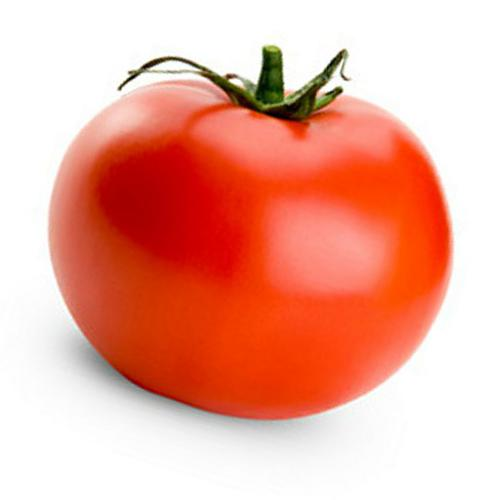
#> input picture H. Klasifikasi Tomat - OpenCV/16. GUI Programming - Layouting Training & Detection/Dataset_Test/Tomat Sample 1.jpg, 500 x 500 px, given as the content of the folder Dataset_Tomat/, which was not available
$ jupyter execute --allow-errors 'Generate Model 1.ipynb'   (older library calls are emulated)   (text cells are left out)
#> lines starting #> are read from the running program, lines starting #| are printed output that depends on the picture; after the words box and inside, x2 and y2 are one past the last pixel; in counts of white or black regions, pixels touching at a corner belong together; pictures that were not available may be replaced by others from this repository, and a replacement may not be noted
[cell 1]
# import library

import os
import cv2
import shutil
import numpy as np
import matplotlib.pyplot as plt

from scipy.stats import skew
from skimage.feature import greycomatrix, greycoprops

from sklearn.model_selection import train_test_split
from sklearn.preprocessing import LabelEncoder
from sklearn.preprocessing import OneHotEncoder

from sklearn.metrics import confusion_matrix
from sklearn.metrics import classification_report
import itertools

[cell 2]
if not os.path.exists("Original_Dataset_Tomat/") :
    os.mkdir("Original_Dataset_Tomat")
if not os.path.exists("Original_Dataset_Test/") :
    os.mkdir("Original_Dataset_Test")
    if not os.path.exists("Original_Dataset_Test/Test"):
        os.mkdir("Original_Dataset_Test/Test")

[cell 3]
FOLDER = [["Original_Dataset_Tomat/", "Dataset_Tomat/"],
          ["Original_Dataset_Test/", "Dataset_Test/"]]

for DATASET_FOLDER, TARGET_DATASET_FOLDER in FOLDER :
    for folder in os.listdir(DATASET_FOLDER):
        for sample in os.listdir(DATASET_FOLDER + folder):
            for file in os.listdir(DATASET_FOLDER + folder + "/" + sample) :
                img = cv2.imread(DATASET_FOLDER + folder + "/" + sample + "/" + file)
                h, w, c = img.shape
                pad = (h - w)//2
                img = img[pad : -1*pad, :, :]
                img = cv2.resize(img, (500,500))
                target_dir = TARGET_DATASET_FOLDER + folder + "/" + sample + "/"
                if not os.path.exists(target_dir) :
                    os.makedirs(target_dir)
                cv2.imwrite(target_dir + file, img)

[cell 4]
class Preprocessing :
    def __init__(self, DATASET_FOLDER = "Dataset_Tomat/"):
        self.labels = []
        self.image_list = []
        self.image_range = []
        self.image_edged = []
        self.contours_list = []
        self.filtered_contours_list = []
        self.image_croped = []
        self.image_resized = []
        self.DATASET_FOLDER = DATASET_FOLDER

        # define range of red color in HSV
        self.lower_red = np.array([-10, 75, 50])
        self.upper_red = np.array([10, 255, 255])

        # define range of green color in HSV
        self.lower_green = np.array([35, 100, 50])
        self.upper_green = np.array([70, 255, 255])

        # define range of yellow color in HSV
        self.lower_yellow = np.array([10, 125, 50])
        self.upper_yellow = np.array([35, 255, 255])

        # define range of black color in HSV
        self.lower_black = np.array([0, 0, 0])
        self.upper_black = np.array([255, 255, 50])

    def ImageRead(self):
        for folder in os.listdir(self.DATASET_FOLDER):
            for sample in os.listdir(self.DATASET_FOLDER + folder):
                sample_imgs = []
                for file in os.listdir(self.DATASET_FOLDER + folder + "/" + sample) :
                    img = cv2.imread(self.DATASET_FOLDER + folder + "/" + sample + "/" + file)
#> img is the input picture: shape (500, 500, 3); mean B, G, R 156.1, 171.6, 237.8
                    sample_imgs.append(img)
                self.image_list.append(sample_imgs)
                self.labels.append(folder) # append label (name) of image

    def RangeTresholding(self):
        for sample_imgs in self.image_list :
            sample_range_imgs = []
            for img in sample_imgs :
                # convert to hsv
                hsv = cv2.cvtColor(img, cv2.COLOR_BGR2HSV)

                # apply range thresholding
                mask_green = cv2.inRange(hsv.copy(), self.lower_green, self.upper_green)
                mask_red = cv2.inRange(hsv.copy(), self.lower_red, self.upper_red)
                mask_yellow = cv2.inRange(hsv.copy(), self.lower_yellow, self.upper_yellow)
                mask_black = cv2.inRange(hsv.copy(), self.lower_black, self.upper_black)

                mask = mask_green + mask_red + mask_yellow + mask_black
                res = cv2.bitwise_and(img, img, mask= mask)
                sample_range_imgs.append(res)
            self.image_range.append(sample_range_imgs)
#> this loop made 1 pass
#> after the loop, self.image_range = 1 item

    def EdgeDetection(self):
        for sample_imgs in self.image_range :
            sample_eged_imgs = []
            for img in sample_imgs :
                edged = cv2.Canny(img, 200, 210)
                sample_eged_imgs.append(edged)
            self.image_edged.append(sample_eged_imgs)
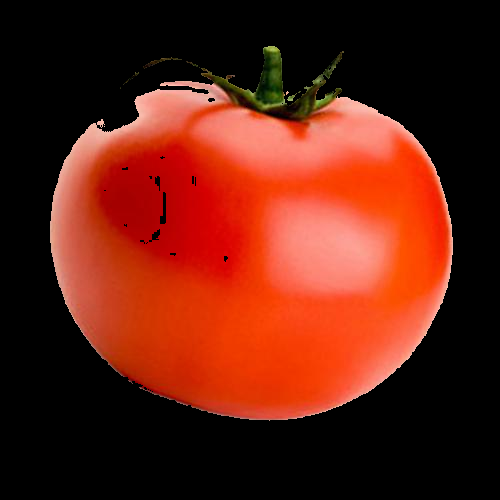
#> img: shape (500, 500, 3); mean of channels 0, 1, 2 17.5, 32.5, 97.8; drawn as B, G, R
#> after the loop, self.image_edged = 1 item

    def FindContour(self):
        for sample_imgs in self.image_edged:
            sample_contours = []
            for img in sample_imgs:
                # find contour
                contours, hierarchy = cv2.findContours(img, cv2.RETR_EXTERNAL, cv2.CHAIN_APPROX_NONE)
                sample_contours.append(contours)
            self.contours_list.append(sample_contours)
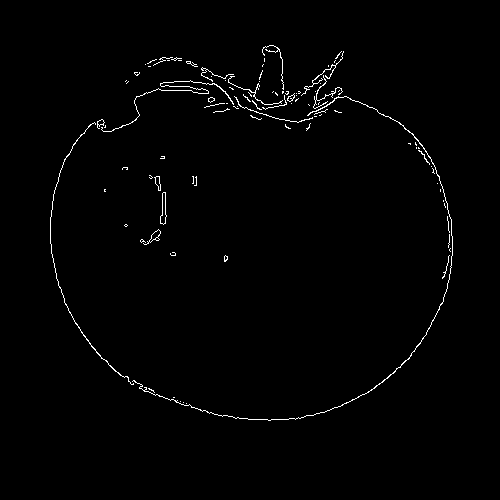
#> img: shape (500, 500); 1.1% white in thin lines or dots, all inside (x1, y1, x2, y2) = (50, 45, 453, 421)
#> after the loop, self.contours_list = 1 item
        #self.image_edged = []

    def FilterContour(self, min_area=50, min_w=10, min_h=10):
#> called with min_area = 50, min_w = 10, min_h = 10
        for sample_contours in self.contours_list:
            sample_filtered_contours = []
            for contours in sample_contours :
                filtered_contours = []
                for cnt in contours:
                    x, y, w, h = cv2.boundingRect(cnt)
                    area = w*h
                    if not (area < min_area or w < min_w or h < min_h) :
                        filtered_contours.append(cnt)
                sample_filtered_contours.append(filtered_contours)
            self.filtered_contours_list.append(sample_filtered_contours)
#> after the loop, self.filtered_contours_list = 1 item

    def CropByContour(self):
        for i in range(len(self.image_range)): # crop all removed background image by contour
            sample_roi = []
            for j in range(len(self.image_range[i])):
                img = self.image_range[i][j]
                cnt = np.concatenate(self.filtered_contours_list[i][j], axis=0) # concate all remaining contour each image
                x, y, w, h = cv2.boundingRect(cnt)
                roi = img[y:y+h, x:x+w]
                sample_roi.append(roi)
            self.image_croped.append(sample_roi)
#> after the loop, self.image_croped = 1 item
        #self.image_range = []

    def Resize(self, size=(172,172)):
#> called with size = (172, 172)
        for sample_imgs in self.image_croped:
            sample_resize = []
            for img in sample_imgs :
                resized = cv2.resize(img, (size[0], size[1]))
                sample_resize.append(resized)
            self.image_resized.append(sample_resize)
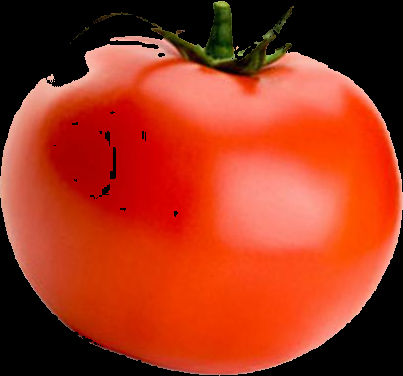
#> img: shape (376, 403, 3); mean of channels 0, 1, 2 28.8, 53.6, 161.4; drawn as B, G, R
#> after the loop, self.image_resized = 1 item
        #self.image_croped = []

    def SaveAllImage(self, RESIZED_FOLDER = "resized_tomato/"):
#> called with RESIZED_FOLDER = 'resized_tomato/'
        if not os.path.exists(RESIZED_FOLDER) :
            os.mkdir(RESIZED_FOLDER)

        try :
            shutil.rmtree(RESIZED_FOLDER)
            os.mkdir(RESIZED_FOLDER)
        except Exception as e:
            print("[ERROR] ", e)

        for i in range(len(self.image_resized)):
            # check if folder exist. if not, create that folder
            folder_path = RESIZED_FOLDER + self.labels[i] + "/"
            if not os.path.exists(folder_path) :
                os.mkdir(folder_path)

            for j in range(len(self.image_resized[i])):
                # get image
                img = self.image_resized[i][j]

                if img is None :
                    continue

                # check if folder per sample is exist. if not, create that folder
                sample_path = RESIZED_FOLDER + self.labels[i] + "/" + "sample_%03d" % i + "/"
                if not os.path.exists(sample_path) :
                    os.mkdir(sample_path)

                # save image
                file_name = "img_%03d.jpg" % j
                file_path = sample_path + file_name

                cv2.imwrite(file_path, img)
#> this loop made 1 pass
#> folder_path on pass 1: 'resized_tomato/Tomat Sample 1.jpg/'
#> pass 1, in SaveAllImage, `cv2.imwrite(file_path, img)`:
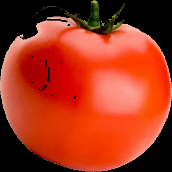
#> saved as img_000.jpg: shape (172, 172, 3); mean B, G, R 28.8, 53.5, 161.4
        self.image_resized = []

[cell 5]
Prepro = Preprocessing()

[cell 6]
Prepro.ImageRead()
Prepro.RangeTresholding()
Prepro.EdgeDetection()
Prepro.FindContour()
Prepro.FilterContour()

[cell 7]
Prepro.CropByContour()
Prepro.Resize()

[cell 8]
Prepro.SaveAllImage()

[cell 9]
# check image after range thresholding

sample_0 = Prepro.image_range[0]
#> sample_0 = 1 item

#> (the rest of this cell did not finish here and is left out)

[cell 10]
# check image after edge detection

sample_0 = Prepro.image_edged[0]

#> (the rest of this cell did not finish here and is left out)

[cell 11]
# check image after crop by contour

sample_0 = Prepro.image_croped[0]

#> (the rest of this cell did not finish here and is left out)

[cell 12]
class FeatureExtraction :
    def __init__(self, PREPROCESSED_DATASET_FOLDER = "resized_tomato/"):
#> called with PREPROCESSED_DATASET_FOLDER = 'resized_tomato/'
        self.labels = []
        self.image_list = []
        self.statistical_features = []
        self.glcm_matrix_list = []
        self.color_ch = ['b', 'g', 'r']
        self.glcm_feature_list = []
        self.texture_feature_labels = ['correlation', 'homogeneity', 'contrast', 'energy']
        self.PREPROCESSED_DATASET_FOLDER = PREPROCESSED_DATASET_FOLDER

    def ImageRead(self):
        for folder in os.listdir(self.PREPROCESSED_DATASET_FOLDER):
            for sample in os.listdir(self.PREPROCESSED_DATASET_FOLDER + folder):
                sample_imgs = []
                for file in os.listdir(self.PREPROCESSED_DATASET_FOLDER + folder + "/" + sample):
                    img = cv2.imread(self.PREPROCESSED_DATASET_FOLDER + folder + "/" + sample + "/" + file)
                    sample_imgs.append(img)
                self.image_list.append(sample_imgs)
                self.labels.append(folder) # append label (name) of image

    def CalcStatisticalFeature(self):
        for sample  in self.image_list:
            sample_feature = []
            for img in sample :
                feature_ch = {}
                for i in range(len(self.color_ch)):
                    feature_ch[self.color_ch[i]] = {
                        'mean' : img[:,:,i].mean(),
                        'std' : img[:,:,i].std(),
                        'skewness' : skew(img[:,:,i].reshape(-1))
                    }
                sample_feature.append(feature_ch)
            self.statistical_features.append(sample_feature)

    def CalcGLCMMatrix(self):
        for sample in self.image_list:
            sample_matrix = []
            for img in sample :
                matrix_ch = {}
                for i in range(len(self.color_ch)):
                    # grab r, g, b channel
                    img_ch = img[:,:,i]

                    # calculate GLCM
                    glcm_img = greycomatrix(img_ch,
                                        distances=[1],  # distance 1 pixel
                                        angles=[0, np.pi/4, np.pi/2, 3*np.pi/4],  # angel 0, 45, 90, 135 degre
                                        levels=256, # number of grey-levels counted in 8 bit grayscale image
                                        symmetric=True,
                                        normed=True)

                    matrix_ch[self.color_ch[i]] = glcm_img
                sample_matrix.append(matrix_ch)
            self.glcm_matrix_list.append(sample_matrix)

    def CalcGLCMTextureFeature(self):
        for sample_matrix in self.glcm_matrix_list:
            sample_feature = []
            for glcm_matrix in sample_matrix :
                feature_ch = {}
                for ch in self.color_ch:
                    feature_item = {}
                    for feature in self.texture_feature_labels:
                        out = greycoprops(glcm_matrix[ch], feature)[0]
                        feature_item[feature] = out
                    feature_ch[ch] = feature_item
                sample_feature.append(feature_ch)
            self.glcm_feature_list.append(sample_feature)

[cell 13]
Feature = FeatureExtraction()

[cell 14]
Feature.ImageRead()
Feature.CalcStatisticalFeature()

[cell 15]
Feature.CalcGLCMMatrix()
Feature.CalcGLCMTextureFeature()

[cell 16]
class Postprocessing :
    def __init__ (self, statistical_features, glcm_feature_list, labels):
        self.X = []
        self.y = []
        self.X_train = []
        self.X_test = []
        self.y_train = []
        self.y_test = []
        self.statistical_features = statistical_features
        self.glcm_feature_list = glcm_feature_list
        self.labels = labels
#> self.labels = ['Tomat Sample 1.jpg']
        self.labels_name = []
        self.labels_vec = []
        self.test_size = 0.33


    def transformX(self):
        # transform statistical feature to 2D matrix
        x1 = []
        for sample in self.statistical_features :
            sample_x = []
            for channel in sample :
                x = []
                for feature in list(channel.values()) :
                    data = list(feature.values())
                    x.extend(data)
                sample_x.extend(x)
            x1.append(sample_x)
#> this loop made 1 pass
#> sample on pass 1: []
#> after the loop, x1 = [[]]

        # transform GLCM feature to 2D matrix
        x2 = []
        for sample in self.glcm_feature_list:
            sample_x = []
            for channel in sample :
                x = []
                for features in list(channel.values()):
                    item_feature = []
                    for item in list(features.values()) :
                        item_feature.extend(item)
                    x.extend(item_feature)
                sample_x.extend(x)
            x2.append(sample_x)
#> after the loop, x2 = [[]]

        # concate 2d Matrix
        x1 = np.array(x1).astype(np.float32)
#> x1 = empty array
        x2 = np.array(x2).astype(np.float32)
#> x2 = empty array
        self.X = np.concatenate((x1, x2), axis=1)
#> self.X = empty array
        print("X size :\n", self.X.shape)
#| X size :
#|  (1, 0)

    def transformY(self):

        enc = OneHotEncoder(handle_unknown='ignore')
        y = np.array(self.labels).reshape(-1, 1)
        enc.fit(y)
        self.labels_name = enc.categories_[0]
        print("labels_name :\n", self.labels_name)
        self.labels_vec = enc.transform(y).toarray()
#> self.labels_vec = [1]
        print("labels_vec unique :\n", np.unique(self.labels_vec))
#| labels_vec unique :
#|  [1.]
        self.y = np.array(self.labels_vec).astype(np.float32)
#> self.y = [1]

        print("y size :\n", self.y.shape)
#| y size :
#|  (1, 1)

    def splitData(self):
        self.X_train, self.X_test, self.y_train, self.y_test = train_test_split(
                                    self.X, self.y, test_size=self.test_size, random_state=42)
        print("Split size :\n", self.X_train.shape, self.X_test.shape, self.y_train.shape, self.y_test.shape)
